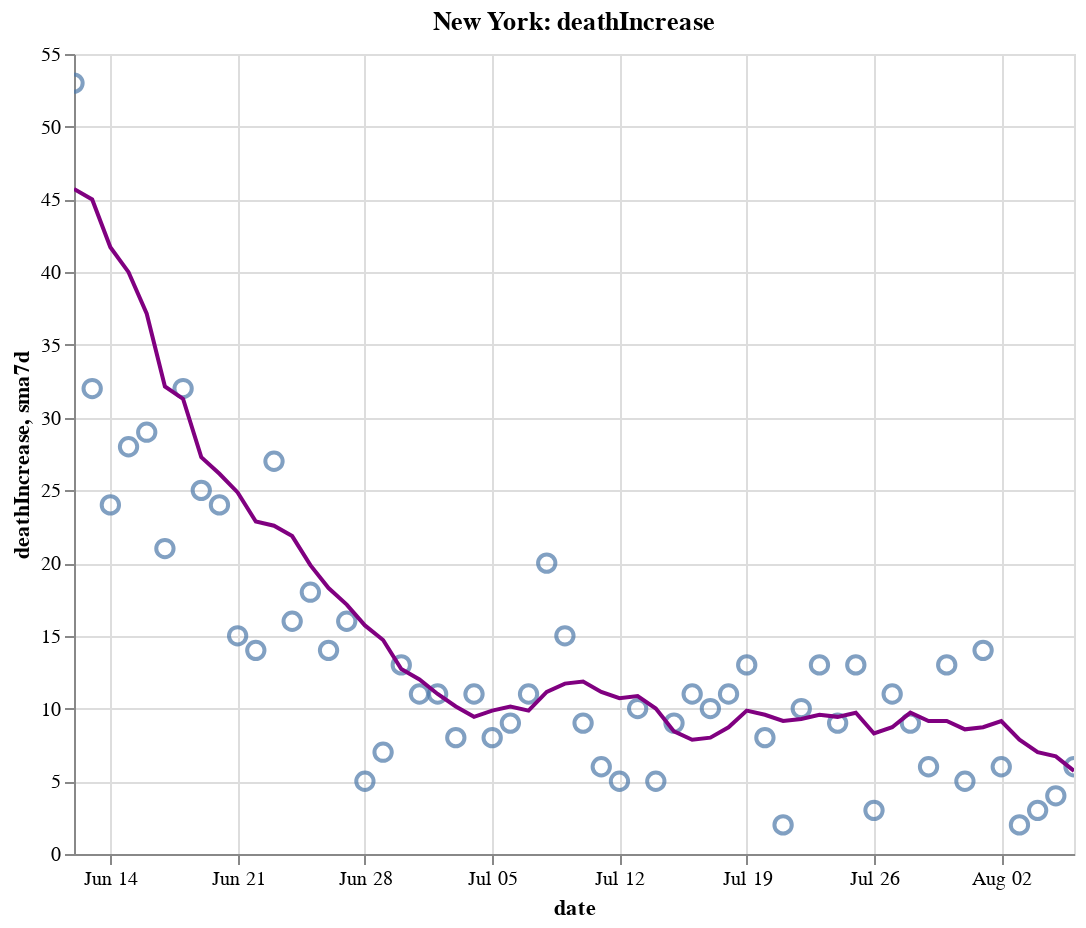

Notebook cell for this chart:
### Code cell
create_plot(ny, 'deathIncrease')

### Figure 1 — Vega-Lite specification as saved in the notebook (floating-point values rounded to 4 significant figures)
{"config": {"view": {"continuousWidth": 400, "continuousHeight": 300}}, "layer": [{"layer": [{"mark": {"type": "point", "size": 75}, "encoding": {"tooltip": [{"type": "temporal", "field": "date"}, {"type": "quantitative", "field": "deathIncrease"}, {"type": "quantitative", "field": "sma7d"}], "x": {"type": "temporal", "field": "date"}, "y": {"type": "quantitative", "field": "deathIncrease"}}, "selection": {"selector012": {"type": "interval", "bind": "scales", "encodings": ["x", "y"]}}}, {"mark": {"type": "line", "color": "purple"}, "encoding": {"x": {"type": "temporal", "field": "date"}, "y": {"type": "quantitative", "field": "sma7d"}}}]}, {"mark": {"type": "rule", "color": "#aaa"}, "encoding": {"x": {"type": "temporal", "field": "date"}}, "transform": [{"filter": {"selection": "selector011"}}]}, {"mark": "circle", "encoding": {"opacity": {"condition": {"value": 1, "selection": "selector011"}, "value": 0}, "tooltip": [{"type": "temporal", "field": "date"}, {"type": "quantitative", "field": "deathIncrease"}, {"type": "quantitative", "field": "sma7d"}], "x": {"type": "temporal", "field": "date"}, "y": {"type": "quantitative", "field": "deathIncrease"}}, "selection": {"selector011": {"type": "single", "encodings": ["x"], "on": "mouseover", "nearest": true, "empty": "none"}}}, {"mark": {"type": "text", "align": "left", "dx": 5, "dy": -5, "stroke": "white", "strokeWidth": 2}, "encoding": {"text": {"type": "quantitative", "field": "deathIncrease"}, "tooltip": [{"type": "temporal", "field": "date"}, {"type": "quantitative", "field": "deathIncrease"}, {"type": "quantitative", "field": "sma7d"}], "x": {"type": "temporal", "field": "date"}, "y": {"type": "quantitative", "field": "deathIncrease"}}, "transform": [{"filter": {"selection": "selector011"}}]}, {"mark": {"type": "text", "align": "left", "dx": 5, "dy": -5}, "encoding": {"text": {"type": "quantitative", "field": "deathIncrease"}, "tooltip": [{"type": "temporal", "field": "date"}, {"type": "quantitative", "field": "deathIncrease"}, {"type": "quantitative", "field": "sma7d"}], "x": {"type": "temporal", "field": "date"}, "y": {"type": "quantitative", "field": "deathIncrease"}}, "transform": [{"filter": {"selection": "selector011"}}]}], "data": {"name": "data-4c575cf81d550bff03e05e54c0cf780c"}, "height": 400, "title": "New York: deathIncrease", "width": 500, "$schema": "https://vega.github.io/schema/vega-lite/v4.8.1.json", "datasets": {"data-4c575cf81d550bff03e05e54c0cf780c": [{"date": "2020-06-12T00:00:00", "totalTestResultsIncrease": 72400.0, "positiveIncrease": 822.0, "death": 24500.0, "deathIncrease": 53.0, "positiveRate": 0.011, "state": "New York", "sma7d": 45.71}, {"date": "2020-06-13T00:00:00", "totalTestResultsIncrease": 70840.0, "positiveIncrease": 916.0, "death": 24530.0, "deathIncrease": 32.0, "positiveRate": 0.013, "state": "New York", "sma7d": 45.0}, {"date": "2020-06-14T00:00:00", "totalTestResultsIncrease": 62360.0, "positiveIncrease": 694.0, "death": 24550.0, "deathIncrease": 24.0, "positiveRate": 0.011, "state": "New York", "sma7d": 41.71}, {"date": "2020-06-15T00:00:00", "totalTestResultsIncrease": 56610.0, "positiveIncrease": 620.0, "death": 24580.0, "deathIncrease": 28.0, "positiveRate": 0.011, "state": "New York", "sma7d": 40.0}, {"date": "2020-06-16T00:00:00", "totalTestResultsIncrease": 60570.0, "positiveIncrease": 631.0, "death": 24610.0, "deathIncrease": 29.0, "positiveRate": 0.01, "state": "New York", "sma7d": 37.14}, {"date": "2020-06-17T00:00:00", "totalTestResultsIncrease": 59340.0, "positiveIncrease": 567.0, "death": 24630.0, "deathIncrease": 21.0, "positiveRate": 0.01, "state": "New York", "sma7d": 32.14}, {"date": "2020-06-18T00:00:00", "totalTestResultsIncrease": 68540.0, "positiveIncrease": 618.0, "death": 24660.0, "deathIncrease": 32.0, "positiveRate": 0.009, "state": "New York", "sma7d": 31.29}, {"date": "2020-06-19T00:00:00", "totalTestResultsIncrease": 79300.0, "positiveIncrease": 796.0, "death": 24690.0, "deathIncrease": 25.0, "positiveRate": 0.01, "state": "New York", "sma7d": 27.29}, {"date": "2020-06-20T00:00:00", "totalTestResultsIncrease": 68830.0, "positiveIncrease": 716.0, "death": 24710.0, "deathIncrease": 24.0, "positiveRate": 0.01, "state": "New York", "sma7d": 26.14}, {"date": "2020-06-21T00:00:00", "totalTestResultsIncrease": 67530.0, "positiveIncrease": 664.0, "death": 24720.0, "deathIncrease": 15.0, "positiveRate": 0.01, "state": "New York", "sma7d": 24.86}, {"date": "2020-06-22T00:00:00", "totalTestResultsIncrease": 56780.0, "positiveIncrease": 552.0, "death": 24740.0, "deathIncrease": 14.0, "positiveRate": 0.01, "state": "New York", "sma7d": 22.86}, {"date": "2020-06-23T00:00:00", "totalTestResultsIncrease": 48710.0, "positiveIncrease": 597.0, "death": 24770.0, "deathIncrease": 27.0, "positiveRate": 0.012, "state": "New York", "sma7d": 22.57}, {"date": "2020-06-24T00:00:00", "totalTestResultsIncrease": 51140.0, "positiveIncrease": 581.0, "death": 24780.0, "deathIncrease": 16.0, "positiveRate": 0.011, "state": "New York", "sma7d": 21.86}, {"date": "2020-06-25T00:00:00", "totalTestResultsIncrease": 67640.0, "positiveIncrease": 749.0, "death": 24800.0, "deathIncrease": 18.0, "positiveRate": 0.011, "state": "New York", "sma7d": 19.86}, {"date": "2020-06-26T00:00:00", "totalTestResultsIncrease": 61720.0, "positiveIncrease": 805.0, "death": 24810.0, "deathIncrease": 14.0, "positiveRate": 0.013, "state": "New York", "sma7d": 18.29}, {"date": "2020-06-27T00:00:00", "totalTestResultsIncrease": 73260.0, "positiveIncrease": 703.0, "death": 24830.0, "deathIncrease": 16.0, "positiveRate": 0.01, "state": "New York", "sma7d": 17.14}, {"date": "2020-06-28T00:00:00", "totalTestResultsIncrease": 61910.0, "positiveIncrease": 616.0, "death": 24840.0, "deathIncrease": 5.0, "positiveRate": 0.01, "state": "New York", "sma7d": 15.71}, {"date": "2020-06-29T00:00:00", "totalTestResultsIncrease": 46430.0, "positiveIncrease": 391.0, "death": 24840.0, "deathIncrease": 7.0, "positiveRate": 0.008, "state": "New York", "sma7d": 14.71}, {"date": "2020-06-30T00:00:00", "totalTestResultsIncrease": 52020.0, "positiveIncrease": 524.0, "death": 24860.0, "deathIncrease": 13.0, "positiveRate": 0.01, "state": "New York", "sma7d": 12.71}, {"date": "2020-07-01T00:00:00", "totalTestResultsIncrease": 56710.0, "positiveIncrease": 625.0, "death": 24870.0, "deathIncrease": 11.0, "positiveRate": 0.011, "state": "New York", "sma7d": 12.0}, {"date": "2020-07-02T00:00:00", "totalTestResultsIncrease": 69940.0, "positiveIncrease": 875.0, "death": 24880.0, "deathIncrease": 11.0, "positiveRate": 0.013, "state": "New York", "sma7d": 11.0}, {"date": "2020-07-03T00:00:00", "totalTestResultsIncrease": 66390.0, "positiveIncrease": 918.0, "death": 24880.0, "deathIncrease": 8.0, "positiveRate": 0.014, "state": "New York", "sma7d": 10.14}, {"date": "2020-07-04T00:00:00", "totalTestResultsIncrease": 62400.0, "positiveIncrease": 726.0, "death": 24900.0, "deathIncrease": 11.0, "positiveRate": 0.012, "state": "New York", "sma7d": 9.429}, {"date": "2020-07-05T00:00:00", "totalTestResultsIncrease": 63420.0, "positiveIncrease": 533.0, "death": 24900.0, "deathIncrease": 8.0, "positiveRate": 0.008, "state": "New York", "sma7d": 9.857}, {"date": "2020-07-06T00:00:00", "totalTestResultsIncrease": 54330.0, "positiveIncrease": 518.0, "death": 24910.0, "deathIncrease": 9.0, "positiveRate": 0.01, "state": "New York", "sma7d": 10.14}, {"date": "2020-07-07T00:00:00", "totalTestResultsIncrease": 56740.0, "positiveIncrease": 588.0, "death": 24920.0, "deathIncrease": 11.0, "positiveRate": 0.01, "state": "New York", "sma7d": 9.857}, {"date": "2020-07-08T00:00:00", "totalTestResultsIncrease": 57580.0, "positiveIncrease": 692.0, "death": 24940.0, "deathIncrease": 20.0, "positiveRate": 0.012, "state": "New York", "sma7d": 11.14}, {"date": "2020-07-09T00:00:00", "totalTestResultsIncrease": 65560.0, "positiveIncrease": 584.0, "death": 24960.0, "deathIncrease": 15.0, "positiveRate": 0.009, "state": "New York", "sma7d": 11.71}, {"date": "2020-07-10T00:00:00", "totalTestResultsIncrease": 73560.0, "positiveIncrease": 786.0, "death": 24970.0, "deathIncrease": 9.0, "positiveRate": 0.011, "state": "New York", "sma7d": 11.86}, {"date": "2020-07-11T00:00:00", "totalTestResultsIncrease": 69200.0, "positiveIncrease": 730.0, "death": 24970.0, "deathIncrease": 6.0, "positiveRate": 0.011, "state": "New York", "sma7d": 11.14}, {"date": "2020-07-12T00:00:00", "totalTestResultsIncrease": 62420.0, "positiveIncrease": 677.0, "death": 24980.0, "deathIncrease": 5.0, "positiveRate": 0.011, "state": "New York", "sma7d": 10.71}, {"date": "2020-07-13T00:00:00", "totalTestResultsIncrease": 51690.0, "positiveIncrease": 557.0, "death": 24990.0, "deathIncrease": 10.0, "positiveRate": 0.011, "state": "New York", "sma7d": 10.86}, {"date": "2020-07-14T00:00:00", "totalTestResultsIncrease": 60040.0, "positiveIncrease": 912.0, "death": 24990.0, "deathIncrease": 5.0, "positiveRate": 0.015, "state": "New York", "sma7d": 10.0}, {"date": "2020-07-15T00:00:00", "totalTestResultsIncrease": 63600.0, "positiveIncrease": 831.0, "death": 25000.0, "deathIncrease": 9.0, "positiveRate": 0.013, "state": "New York", "sma7d": 8.429}, {"date": "2020-07-16T00:00:00", "totalTestResultsIncrease": 72680.0, "positiveIncrease": 769.0, "death": 25010.0, "deathIncrease": 11.0, "positiveRate": 0.011, "state": "New York", "sma7d": 7.857}, {"date": "2020-07-17T00:00:00", "totalTestResultsIncrease": 78240.0, "positiveIncrease": 776.0, "death": 25020.0, "deathIncrease": 10.0, "positiveRate": 0.01, "state": "New York", "sma7d": 8.0}, {"date": "2020-07-18T00:00:00", "totalTestResultsIncrease": 69820.0, "positiveIncrease": 754.0, "death": 25040.0, "deathIncrease": 11.0, "positiveRate": 0.011, "state": "New York", "sma7d": 8.714}, {"date": "2020-07-19T00:00:00", "totalTestResultsIncrease": 46200.0, "positiveIncrease": 502.0, "death": 25050.0, "deathIncrease": 13.0, "positiveRate": 0.011, "state": "New York", "sma7d": 9.857}, {"date": "2020-07-20T00:00:00", "totalTestResultsIncrease": 49340.0, "positiveIncrease": 519.0, "death": 25060.0, "deathIncrease": 8.0, "positiveRate": 0.011, "state": "New York", "sma7d": 9.571}, {"date": "2020-07-21T00:00:00", "totalTestResultsIncrease": 66170.0, "positiveIncrease": 855.0, "death": 25060.0, "deathIncrease": 2.0, "positiveRate": 0.013, "state": "New York", "sma7d": 9.143}, {"date": "2020-07-22T00:00:00", "totalTestResultsIncrease": 67660.0, "positiveIncrease": 705.0, "death": 25070.0, "deathIncrease": 10.0, "positiveRate": 0.01, "state": "New York", "sma7d": 9.286}, {"date": "2020-07-23T00:00:00", "totalTestResultsIncrease": 69700.0, "positiveIncrease": 811.0, "death": 25080.0, "deathIncrease": 13.0, "positiveRate": 0.012, "state": "New York", "sma7d": 9.571}, {"date": "2020-07-24T00:00:00", "totalTestResultsIncrease": 76510.0, "positiveIncrease": 753.0, "death": 25090.0, "deathIncrease": 9.0, "positiveRate": 0.01, "state": "New York", "sma7d": 9.429}, {"date": "2020-07-25T00:00:00", "totalTestResultsIncrease": 71470.0, "positiveIncrease": 750.0, "death": 25100.0, "deathIncrease": 13.0, "positiveRate": 0.01, "state": "New York", "sma7d": 9.714}, {"date": "2020-07-26T00:00:00", "totalTestResultsIncrease": 53570.0, "positiveIncrease": 536.0, "death": 25110.0, "deathIncrease": 3.0, "positiveRate": 0.01, "state": "New York", "sma7d": 8.286}, {"date": "2020-07-27T00:00:00", "totalTestResultsIncrease": 57270.0, "positiveIncrease": 608.0, "death": 25120.0, "deathIncrease": 11.0, "positiveRate": 0.011, "state": "New York", "sma7d": 8.714}, {"date": "2020-07-28T00:00:00", "totalTestResultsIncrease": 57400.0, "positiveIncrease": 534.0, "death": 25130.0, "deathIncrease": 9.0, "positiveRate": 0.009, "state": "New York", "sma7d": 9.714}, {"date": "2020-07-29T00:00:00", "totalTestResultsIncrease": 62280.0, "positiveIncrease": 715.0, "death": 25130.0, "deathIncrease": 6.0, "positiveRate": 0.011, "state": "New York", "sma7d": 9.143}, {"date": "2020-07-30T00:00:00", "totalTestResultsIncrease": 73550.0, "positiveIncrease": 777.0, "death": 25140.0, "deathIncrease": 13.0, "positiveRate": 0.011, "state": "New York", "sma7d": 9.143}, {"date": "2020-07-31T00:00:00", "totalTestResultsIncrease": 68870.0, "positiveIncrease": 644.0, "death": 25150.0, "deathIncrease": 5.0, "positiveRate": 0.009, "state": "New York", "sma7d": 8.571}, {"date": "2020-08-01T00:00:00", "totalTestResultsIncrease": 82740.0, "positiveIncrease": 753.0, "death": 25160.0, "deathIncrease": 14.0, "positiveRate": 0.009, "state": "New York", "sma7d": 8.714}, {"date": "2020-08-02T00:00:00", "totalTestResultsIncrease": 58960.0, "positiveIncrease": 531.0, "death": 25170.0, "deathIncrease": 6.0, "positiveRate": 0.009, "state": "New York", "sma7d": 9.143}, {"date": "2020-08-03T00:00:00", "totalTestResultsIncrease": 51840.0, "positiveIncrease": 545.0, "death": 25170.0, "deathIncrease": 2.0, "positiveRate": 0.011, "state": "New York", "sma7d": 7.857}, {"date": "2020-08-04T00:00:00", "totalTestResultsIncrease": 70990.0, "positiveIncrease": 746.0, "death": 25180.0, "deathIncrease": 3.0, "positiveRate": 0.011, "state": "New York", "sma7d": 7.0}, {"date": "2020-08-05T00:00:00", "totalTestResultsIncrease": 72670.0, "positiveIncrease": 636.0, "death": 25180.0, "deathIncrease": 4.0, "positiveRate": 0.009, "state": "New York", "sma7d": 6.714}, {"date": "2020-08-06T00:00:00", "totalTestResultsIncrease": 72370.0, "positiveIncrease": 703.0, "death": 25180.0, "deathIncrease": 6.0, "positiveRate": 0.01, "state": "New York", "sma7d": 5.714}]}}
